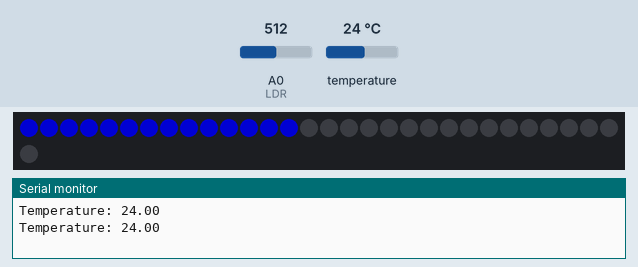
This sketch was run on a simulated Arduino Uno, built with avr-gcc and run on an emulated ATmega328P. Shown: 31 RGB LEDs in strip order, left to right, continuing on the next row, the last lines printed to the serial monitor. The test bench sets the inputs (shaded band); at power-on: temperature 24 °C, A0 (LDR) = 512. Dim RGB values are drawn brighter than linear.

Above: at 3.0 s.
3.1 s: temperature set to 12 °C
At 7.4 s:
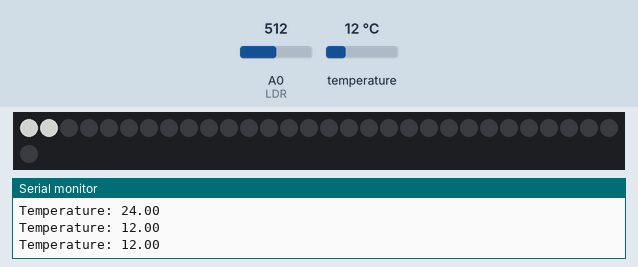
7.8 s: temperature set to 28 °C
At 11.4 s:
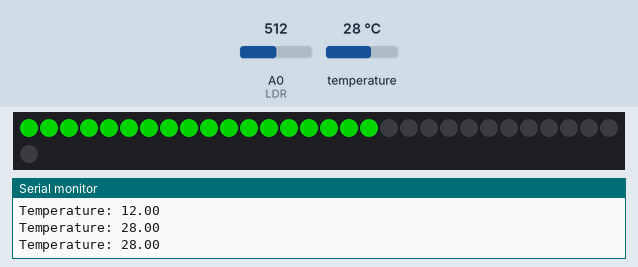
12.0 s: temperature set to 33 °C
At 15.4 s:
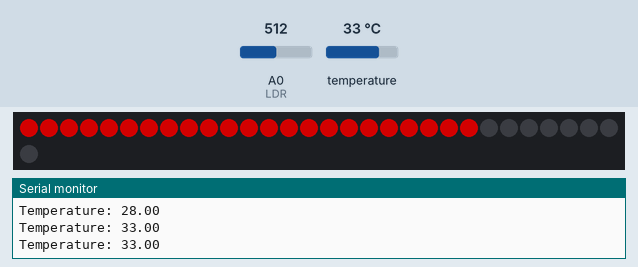
16.2 s: A0 (LDR) set to 716
19.0 s: A0 (LDR) set to 900
21.8 s: A0 (LDR) set to 0
At 24.5 s:
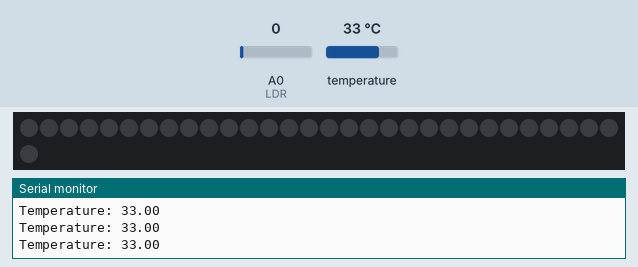
Timing chart, 0 to 25.7 s (numbered marks = the images above; inputs shaded):
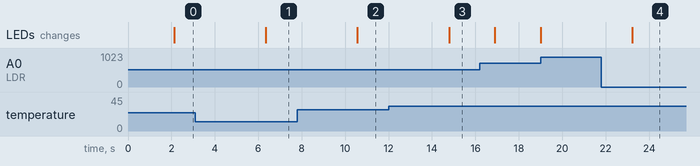

The sketch:

WS2812_LDR_thermometer1.ino
```cpp
#include <OneWire.h>
#include <DallasTemperature.h>
#include <Adafruit_NeoPixel.h>

// numar pin OneWire DS18B20
#define ONE_WIRE_BUS 4

// Setari neopixel
#define PIN 5
#define LED_COUNT 31

// Setup a oneWire instance to communicate with any OneWire devices (not just Maxim/Dallas temperature ICs)
OneWire oneWire(ONE_WIRE_BUS);

// Pass our oneWire reference to Dallas Temperature.
DallasTemperature sensors(&oneWire);

// Create an instance of the Adafruit_NeoPixel class called "leds". That'll be what we refer to from here on...
Adafruit_NeoPixel leds = Adafruit_NeoPixel(LED_COUNT, PIN, NEO_GRB + NEO_KHZ800);

// photoresistor: +5V---|==LDR=|---A0---|==10k==|---GND
#define LDR 0
int lumina = 0;
float klumina = 0;

// temperaturi
int te0 = 10;
int te1 = 15;
int te2 = 20;
int te3 = 25;
int te4 = 30;
int te5 = 35;
int te6 = 40;

int r;
int g;
int b;

void setup(void)
{
  Serial.begin(9600); // start serial port

  // ds18b20
  sensors.begin(); // Start up the library
  // More on resolution: https://homautomation.org/2015/11/17/ds18b20-how-to-change-resolution-9-10-11-12-bits/
  sensors.setResolution(9);

  // neopixel
  leds.begin();
  leds.show(); // Initialize all pixels to 'off'
}


void loop(void)
{
  float temp;
  int i, numar_led;

//  ds18b20
  sensors.requestTemperatures(); // Send the command to get temperatures. request to all devices on the bus
  temp = sensors.getTempCByIndex(0);

  if (temp < te0) temp = te0;
  if (temp > te6) temp = te6;

  Serial.print("Temperature: ");
  Serial.println(temp); // Why "byIndex"? You can have more than one IC on the same bus. 0 refers to the first IC on the wire
 delay(2000);
  // neopixel

  // nejak si zkusine zpocitat teplotu, treba..
  numar_led = temp - te0;

/*
  // vsechno zhasneme
  for(i=0; i<leds.numPixels(); i++) {
    leds.setPixelColor(i, 0x000000);
    //leds.show();
  }
*/


  if ((temp >= te0) and (temp < te1))
 {
  r = 255;
  g = 255;
  b = 255;
 }

 if ((temp >= te1) and (temp < te2))
 {
  r = 255;
  g = 255;
  b = 255;
 }

 if ((temp >= te2) and (temp < te3))
 {
  r = 0;
  g = 0;
  b = 255;
 }

 if ((temp >= te3) and (temp < te4))
 {
  r = 0;
  g = 255;
  b = 0;
 }

 if ((temp >= te4) and (temp < te5))
 {
  r = 255;
  g = 0;
  b = 0;
 }

 if ((temp >= te5) and (temp <= te6))
 {
  r = 255;
  g = 0;
  b = 0;
 }

lumina = analogRead(LDR);
klumina = lumina/1024.;
r = r*klumina;
g = g*klumina;
b = b*klumina;

   //se aprinde doar numărul de diode, care arata temperatura - 20, așa că, de exemplu, 25 ° ar trebui să aprindă 5 diode
  for(i=0; i<numar_led; i++) {
  //  leds.setPixelColor(i, 0x0100000);
   leds.setPixelColor(i, leds.Color(r, g, b));
   // leds.show();
  }
   for(i=numar_led; i<LED_COUNT; i++) {
  //  leds.setPixelColor(i, 0x0100000);
   leds.setPixelColor(i, leds.Color(0, 0, 0));
   // leds.show();
  }
  leds.show();
}
```

Measured:
- after the input at 3.1 s, the LEDs: change after 3.2 s (image 1)
- after the input at 7.8 s, the LEDs: change after 2.8 s (image 2)
- after the input at 12.0 s, the LEDs: change after 2.8 s (image 3)
- after the input at 21.8 s, the LEDs: change after 1.4 s (image 4)
